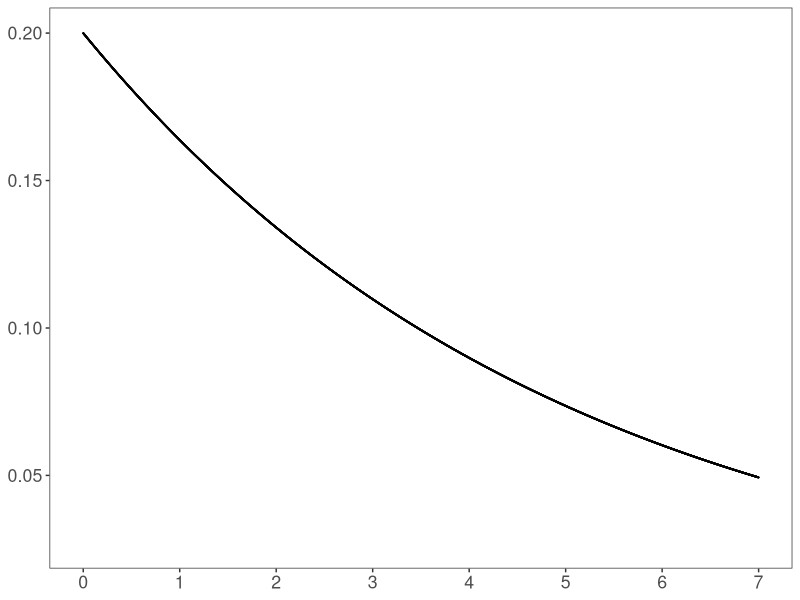

Source code (R): (Note: this script raises an error after producing the figure.)
#+ General settings, echo = FALSE, results = 'hide' -------------------
knitr::opts_chunk$set(warning = FALSE, message = FALSE)

#+ load packages -------------------
#' # load packages
library(tidyr)
library(dplyr)
library(ggplot2)
# rm(list=ls())
#+ test parameters -------------------
#' # test parameters
data.frame(Time = seq(0, 10, length.out = 10000)) %>%
  mutate(exp = dgamma(Time, shape = 1, rate =0.2 )) %>%
  gather(fun, Probability, c(exp)) %>%
  mutate(Form = factor(fun, levels = c('exp'),
                       labels = c('demo'))) %>%
  ggplot(aes(x = Time, y = Probability)) +
  # geom_vline(xintercept = c(3.5)) +
  # annotate("rect",xmin = 0,xmax = 3.5,ymin = 0,ymax = 0.8,alpha = 0.2,fill = "blue") +
  geom_point(size=0.01) +
  theme_bw() +
  theme(text = element_text(size=16),
        panel.grid = element_blank(),
        # axis.text=element_blank(),
        # axis.ticks.x=element_blank(),
        axis.title=element_blank())+
  scale_x_continuous(limits = c(0,7),breaks=c(0:7))

#+ set parameters -------------------
#' # set parameters

s_e = 10
s_a = 3
s_b = 3
s_ab=3

k_pe_r = 36
r_pe_r = 12 #preventative p->e: m=3,var=0.04
k_ge_r = 9
r_ge_r = 6  #generative g->e: m=1.5,var=0.04

trial_end=20
whole_trial_end=20
onfor=0.35+0.1



MyRemove <- function (v.org,v.prevent,v.range){
  for (k in 1: length(v.prevent)){
    v.org=v.org[!(v.org>v.prevent[k] & v.org<v.range[k])]
  }
  return(v.org)
}

MyReshape <-function(sti_sqc){
  sti_sqc = sti_sqc[order(sti_sqc$time), ] %>% subset(time<whole_trial_end)
  return(sti_sqc)
}

MyIdtCheck <- function(){
  x=c()
  for (k in 1:length(sti_list)){
    mysqc=get(sti_list[k])
    x=c(x,paste(mysqc$time%>%round(3),collapse=""))
  }
  return(length(unique(x))==length(sti_list))
}

sti_list=c("sqc.gg_r","sqc.gg_u",
           "sqc.gn_r","sqc.gn_u",
           "sqc.gp_r","sqc.gp_u",
           "sqc.ng_r","sqc.ng_u",
           "sqc.nn_r","sqc.nn_u",
           "sqc.np_r","sqc.np_u",
           "sqc.pg_r","sqc.pg_u",
           "sqc.pn_r","sqc.pn_u",
           "sqc.pp_r","sqc.pp_u")
a_pro_list=c(rep("G",6),rep("N",6),rep("P",6))
b_pro_list=rep(c(rep("G",2),rep("N",2),rep("P",2)),3)
ru_pro_list=rep(c("r","u"),9)

while (1){

  baserate=5
  baserate_var=0.25
  
  r_e_r = baserate/baserate_var
  k_e_r = r_e_r*baserate
  
  k_e_u=1
  r_e_u=1/baserate
  
  C= sort(runif(s_ab+s_ab,0,whole_trial_end-1))
  A =c(C[1],C[2],C[5]) 
  B =c(C[3],C[4],C[6])
 
  
  # A = sort(runif(s_ab,0,whole_trial_end))
  # B = sort(runif(s_ab,0,whole_trial_end))
  
  
  #one way for irregular
  # while(1){
  #   E_raw_r = rgamma(s_e, shape = k_e_r, rate = r_e_r)
  #   E_r = E_raw_r %>% cumsum() %>% c(0) 
  #   E_r=E_r[E_r<whole_trial_end]
  #   
  #   E_u = runif(length(E_r)-1,0,whole_trial_end) %>% c(0) 
  #   if(length(E_r)==length(E_u) && min(dgamma(E_raw_r,shape = k_e_r, rate = r_e_r))>=0.05){
  #     break
  #   }
  # }
  #anather way for irregular
  while(1){
    E_raw_r = rgamma(s_e, shape = k_e_r, rate = r_e_r)
    E_r = E_raw_r %>% cumsum() %>% c(0)
    E_r=E_r[E_r<whole_trial_end]

    E_raw_u = rgamma(s_e, shape = k_e_u, rate = r_e_u)
    E_u = E_raw_u %>% cumsum() %>% c(0)
    E_u=E_u[E_u<whole_trial_end]
    if(min(dgamma(E_raw_r,shape = k_e_r, rate = r_e_r))>=0.05){
      break
    }
  }
  
  while(1){
    A_g_raw_r=rgamma(s_ab, shape = k_ge_r, rate = r_ge_r)
    B_g_raw_r=rgamma(s_ab, shape = k_ge_r, rate = r_ge_r)
    A_p_raw_r=rgamma(s_ab, shape = k_pe_r, rate = r_pe_r)
    B_p_raw_r=rgamma(s_ab, shape = k_pe_r, rate = r_pe_r)
    
    
    A_g_r_check=min(dgamma(A_g_raw_r, shape = k_ge_r, rate = r_ge_r))>=0.05
    B_g_r_check=min(dgamma(B_g_raw_r, shape = k_ge_r, rate = r_ge_r))>=0.05
    A_p_r_check=min(dgamma(A_p_raw_r, shape = k_pe_r, rate = r_pe_r))>=0.05
    B_p_r_check=min(dgamma(B_p_raw_r, shape = k_pe_r, rate = r_pe_r))>=0.05
    
    
    if (A_g_r_check*B_g_r_check*A_p_r_check*B_p_r_check){
      break
    }
    
  }
  
  A_g_r=A_g_raw_r+A
  B_g_r=B_g_raw_r+B
  A_p_r=A_p_raw_r+A
  B_p_r=B_p_raw_r+B
  
  if (min(diff(sort(c(A,B,E_r,A_g_r,B_g_r))))<=onfor | min(diff(sort(c(A,B,E_u,A_g_r,B_g_r))))<=onfor){
    next
  }

  #GG
  sqc.gg_r=data.frame(obj = c(rep("A", length(A)), rep("B", length(B)), 
                              rep("E", length(E_r)), rep("E",length(A_g_r)),rep("E",length(B_g_r))), 
                      time =c(A, B, E_r, A_g_r, B_g_r),
                      org=c(rep("N", length(A)), rep("N", length(B)), 
                            rep("E", length(E_r)), rep("A",length(A_g_r)),rep("B",length(B_g_r))))  %>% MyReshape()
  
  sqc.gg_u=data.frame(obj = c(rep("A", length(A)), rep("B", length(B)), 
                              rep("E", length(E_u)), rep("E",length(A_g_r)),rep("E",length(B_g_r))), 
                      time =c(A, B, E_u, A_g_r, B_g_r),
                      org=c(rep("N", length(A)), rep("N", length(B)), 
                            rep("E", length(E_u)), rep("A",length(A_g_r)),rep("B",length(B_g_r)))) %>% MyReshape()
  
  #GN
  sqc.gn_r= data.frame(obj = c(rep("A", length(A)), rep("B", length(B)), 
                               rep("E", length(E_r)), rep("E",length(A_g_r))),
                       time =c(A, B, E_r, A_g_r),
                       org=c(rep("N", length(A)), rep("N", length(B)), 
                             rep("E", length(E_r)), rep("A",length(A_g_r)))) %>% MyReshape()
  
  sqc.gn_u= data.frame(obj = c(rep("A", length(A)), rep("B", length(B)), 
                               rep("E", length(E_u)), rep("E",length(A_g_r))),
                       time =c(A, B, E_u, A_g_r),
                       org=c(rep("N", length(A)), rep("N", length(B)), 
                             rep("E", length(E_u)), rep("A",length(A_g_r))))  %>% MyReshape()
  
  
  #GP
  E_r_rm=MyRemove(E_r,B,B_p_r)
  E_u_rm=MyRemove(E_u,B,B_p_r)
  A_g_r_rm=MyRemove(A_g_r,B,B_p_r)
  
  sqc.gp_r=data.frame(obj = c(rep("A", length(A)), rep("B", length(B)), 
                              rep("E", length(E_r_rm)), rep("E",length(A_g_r_rm))),
                      time =c(A, B, E_r_rm, A_g_r_rm),
                      org=c(rep("N", length(A)), rep("N", length(B)), 
                            rep("E", length(E_r_rm)), rep("A",length(A_g_r_rm))))  %>% MyReshape()
  
  sqc.gp_u=data.frame(obj = c(rep("A", length(A)), rep("B", length(B)), 
                              rep("E", length(E_u_rm)), rep("E",length(A_g_r_rm))),
                      time =c(A, B, E_u_rm, A_g_r_rm),
                      org=c(rep("N", length(A)), rep("N", length(B)), 
                            rep("E", length(E_u_rm)), rep("A",length(A_g_r_rm))))  %>% MyReshape()
  
  #NG
  sqc.ng_r=data.frame(obj = c(rep("A", length(A)), rep("B", length(B)), 
                              rep("E", length(E_r)), rep("E",length(B_g_r))), 
                      time =c(A, B, E_r,B_g_r),
                      org=c(rep("N", length(A)), rep("N", length(B)), 
                            rep("E", length(E_r)), rep("B",length(B_g_r))))  %>% MyReshape()
  
  sqc.ng_u=data.frame(obj = c(rep("A", length(A)), rep("B", length(B)), 
                              rep("E", length(E_u)), rep("E",length(B_g_r))), 
                      time =c(A, B, E_u,B_g_r),
                      org=c(rep("N", length(A)), rep("N", length(B)), 
                            rep("E", length(E_u)), rep("B",length(B_g_r))))  %>% MyReshape()
  
  #NN
  sqc.nn_r=data.frame(obj = c(rep("A", length(A)), rep("B", length(B)), 
                              rep("E", length(E_r))), 
                      time =c(A, B, E_r),
                      org=c(rep("N", length(A)), rep("N", length(B)), 
                            rep("E", length(E_r))))  %>% MyReshape()
  
  sqc.nn_u=data.frame(obj = c(rep("A", length(A)), rep("B", length(B)), 
                              rep("E", length(E_u))), 
                      time =c(A, B, E_u),
                      org=c(rep("N", length(A)), rep("N", length(B)), 
                            rep("E", length(E_u))))  %>% MyReshape()
  
  #NP
  E_r_rm=MyRemove(E_r,B,B_p_r)
  E_u_rm=MyRemove(E_u,B,B_p_r)
  
  sqc.np_r=data.frame(obj = c(rep("A", length(A)), rep("B", length(B)), 
                              rep("E", length(E_r_rm))),
                      time =c(A, B, E_r_rm),
                      org=c(rep("N", length(A)), rep("N", length(B)), 
                            rep("E", length(E_r_rm))))  %>% MyReshape()
  
  sqc.np_u=data.frame(obj = c(rep("A", length(A)), rep("B", length(B)), 
                              rep("E", length(E_u_rm))),
                      time =c(A, B, E_u_rm),
                      org=c(rep("N", length(A)), rep("N", length(B)), 
                            rep("E", length(E_u_rm))))  %>% MyReshape()
  #PG
  E_r_rm=MyRemove(E_r,A,A_p_r)
  E_u_rm=MyRemove(E_u,A,A_p_r)
  B_g_r_rm=MyRemove(B_g_r,A,A_p_r)
  
  sqc.pg_r=data.frame(obj = c(rep("A", length(A)), rep("B", length(B)), 
                              rep("E", length(E_r_rm)), rep("E",length(B_g_r_rm))),
                      time =c(A, B, E_r_rm, B_g_r_rm),
                      org=c(rep("N", length(A)), rep("N", length(B)), 
                            rep("E", length(E_r_rm)), rep("B",length(B_g_r_rm))))  %>% MyReshape()
  
  sqc.pg_u=data.frame(obj = c(rep("A", length(A)), rep("B", length(B)), 
                              rep("E", length(E_u_rm)), rep("E",length(B_g_r_rm))),
                      time =c(A, B, E_u_rm, B_g_r_rm),
                      org=c(rep("N", length(A)), rep("N", length(B)), 
                            rep("E", length(E_u_rm)), rep("B",length(B_g_r_rm))))  %>% MyReshape()
  
  #PN
  E_r_rm=MyRemove(E_r,A,A_p_r)
  E_u_rm=MyRemove(E_u,A,A_p_r)
  
  sqc.pn_r=data.frame(obj = c(rep("A", length(A)), rep("B", length(B)), 
                              rep("E", length(E_r_rm))),
                      time =c(A, B, E_r_rm),
                      org=c(rep("N", length(A)), rep("N", length(B)), 
                            rep("E", length(E_r_rm)))) %>% MyReshape()
  
  sqc.pn_u=data.frame(obj = c(rep("A", length(A)), rep("B", length(B)), 
                              rep("E", length(E_u_rm))),
                      time =c(A, B, E_u_rm),
                      org=c(rep("N", length(A)), rep("N", length(B)), 
                            rep("E", length(E_u_rm)))) %>% MyReshape()
  
  #PP
  E_r_rm=MyRemove(E_r,A,A_p_r)
  E_r_rm=MyRemove(E_r_rm,B,B_p_r)
  
  E_u_rm=MyRemove(E_u,A,A_p_r)
  E_u_rm=MyRemove(E_u_rm,B,B_p_r)
  
  sqc.pp_r=data.frame(obj = c(rep("A", length(A)), rep("B", length(B)), 
                              rep("E", length(E_r_rm))), 
                      time =c(A, B, E_r_rm),
                      org=c(rep("N", length(A)), rep("N", length(B)), 
                            rep("E", length(E_r_rm)))) %>% MyReshape()
  
  sqc.pp_u=data.frame(obj = c(rep("A", length(A)), rep("B", length(B)), 
                              rep("E", length(E_u_rm))), 
                      time =c(A, B, E_u_rm),
                      org=c(rep("N", length(A)), rep("N", length(B)), 
                            rep("E", length(E_u_rm)))) %>% MyReshape()
  
  if (!MyIdtCheck()){
    next
  }
  
  
  break
}

st_a=c("G","G","G","N","N","N","P","P","P")
st_b=c("G","N","P","G","N","P","G","N","P")

dt.sti.big=as.data.frame(matrix(NA,ncol=11,nrow=0)) %>%
  setNames(c("sti_id","A_pro","B_pro","A_state","B_state","normative","number","delay","normative_raw","number_raw","delay_raw"))

for (sti_num in 1: 18){
  dt.sti=as.data.frame(matrix(NA,ncol=11,nrow=9)) %>%
    setNames(c("sti_id","A_pro","B_pro","A_state","B_state","normative","number","delay","normative_raw","number_raw","delay_raw"))
  
  baserate=5
  baserate_var=0.25
  
  r_e_r = baserate/baserate_var
  k_e_r = r_e_r*baserate
  
  k_e_u=1
  r_e_u=1/baserate
  
  a_pro=a_pro_list[sti_num]
  b_pro=b_pro_list[sti_num]
  sti_name=sti_list[sti_num]
  sqc_raw_long=get(sti_name)
  ru_pro=ru_pro_list[sti_num]
  
  write.csv(sqc_raw_long, paste(sti_name,".csv",sep = ""), row.names = F, quote = F)
  if (ru_pro=="r"){k_e=k_e_r;r_e=r_e_r;k_pe=k_pe_r;r_pe=r_pe_r;k_ge=k_ge_r;r_ge=r_ge_r}
  if (ru_pro=="u"){k_e=k_e_u;r_e=r_e_u;k_pe=k_pe_r;r_pe=r_pe_r;k_ge=k_ge_r;r_ge=r_ge_r}
  # if (ru_pro=="r"){k_e=k_e_u;r_e=r_e_u;k_pe=k_pe_r;r_pe=r_pe_r;k_ge=k_ge_r;r_ge=r_ge_r}
  sti_id=sti_num
  nor_sim_prob=MyOnlineInfer_nor(sqc_raw_long,k_e,r_e,k_pe,r_pe,k_ge,r_ge)
  fea_sim_prob=MyOnlineInfer_fea(sqc_raw_long,ru_pro,baserate)
  
  dt.sti$sti_id=sti_id
  dt.sti$A_pro=a_pro
  dt.sti$B_pro=b_pro
  for (mo in 1:9){
    dt.sti$A_state[mo]=st_a[mo]
    dt.sti$B_state[mo]=st_b[mo]
    dt.sti$normative[mo]=nor_sim_prob[mo]/sum(nor_sim_prob)
    dt.sti$number[mo]=fea_sim_prob$num[mo]/sum(fea_sim_prob$num)
    dt.sti$delay[mo]=fea_sim_prob$delay[mo]/sum(fea_sim_prob$delay)
    
    dt.sti$normative_raw[mo]=nor_sim_prob[mo]
    dt.sti$number_raw[mo]=fea_sim_prob$num[mo]
    dt.sti$delay_raw[mo]=fea_sim_prob$delay[mo]
  }
  
  dt.sti.big=rbind(dt.sti.big,dt.sti)
}

pic.label=c("1"="GG_r","2"="GG_u","3"="GN_r","4"="GN_u","5"="GP_r","6"="GP_u",
            "7"="NG_r","8"="NG_u","9"="NN_r","10"="NN_u","11"="NP_r","12"="NP_u",
            "13"="PG_r","14"="PG_u","15"="PN_r","16"="PN_u","17"="PP_r","18"="PP_u")
pic.sti.nor=MyMod6(dt.sti.big,dt.sti.big$normative)
pic.sti.fea.num=MyMod6(dt.sti.big,dt.sti.big$number)
pic.sti.fea.delay=MyMod6(dt.sti.big,dt.sti.big$delay)

pic.sti.nor %>%ggplot()+
  geom_bar(mapping=aes(x=cpn, y=ratio,fill=state),stat='identity',position="dodge",color="black")+
  geom_point(pic.sti.fea.num,mapping =aes(x=cpn, y=ratio,fill=state), stat="identity",
             position=position_dodge(.9),size=1.8,shape=5)+
  geom_point(pic.sti.fea.delay,mapping =aes(x=cpn, y=ratio,fill=state), stat="identity",
             position=position_dodge(.9),size=1.8,shape=16)+
  facet_wrap(~sti_id,nrow=3,labeller = as_labeller(pic.label))+
  theme_bw()+
  scale_fill_manual(values=c("#E4F0EC","#EDB1A4","#6282b1"),
                    labels =  c(" Generative  "," Non-causal  "," Preventative  "))+
  scale_color_manual(values=c("black","black","black"))

ggsave("model.pdf")

savelist=c(sti_list,"A","B","E_r","E_u","A_g_r","B_g_r","A_p_r","B_p_r","dt.sti.big")
save(list=savelist, file = "allstimuli.Rda")
cor(dt.sti.big$normative,dt.sti.big$number)
cor(dt.sti.big$normative,dt.sti.big$delay)
cor(dt.sti.big$number,dt.sti.big$delay)
E_u


MyMod6<- function(md_raw,md_ratio){
  
  md=as.data.frame(matrix(NA, nrow = 18*2*3, ncol = 4))%>%
    setNames(c("sti_id","cpn","state","ratio"))
  
  for (j in 1:18){
    md$cpn[((j-1)*2*3+1):(j*2*3)]=c("A","A","A","B","B","B")
    md$state[((j-1)*2*3+1):(j*2*3)]=c("G","N","P","G","N","P")
    md$sti_id[((j-1)*2*3+1):(j*2*3)]=j
    
    md$ratio[(j-1)*2*3+1]=sum(md_ratio[md_raw$A_state=="G" & md_raw$sti_id==j])
    md$ratio[(j-1)*2*3+2]=sum(md_ratio[md_raw$A_state=="N" & md_raw$sti_id==j])
    md$ratio[(j-1)*2*3+3]=sum(md_ratio[md_raw$A_state=="P" & md_raw$sti_id==j])
    md$ratio[(j-1)*2*3+4]=sum(md_ratio[md_raw$B_state=="G" & md_raw$sti_id==j])
    md$ratio[(j-1)*2*3+5]=sum(md_ratio[md_raw$B_state=="N" & md_raw$sti_id==j])
    md$ratio[(j-1)*2*3+6]=sum(md_ratio[md_raw$B_state=="P" & md_raw$sti_id==j])
  }
  return(md)
}
